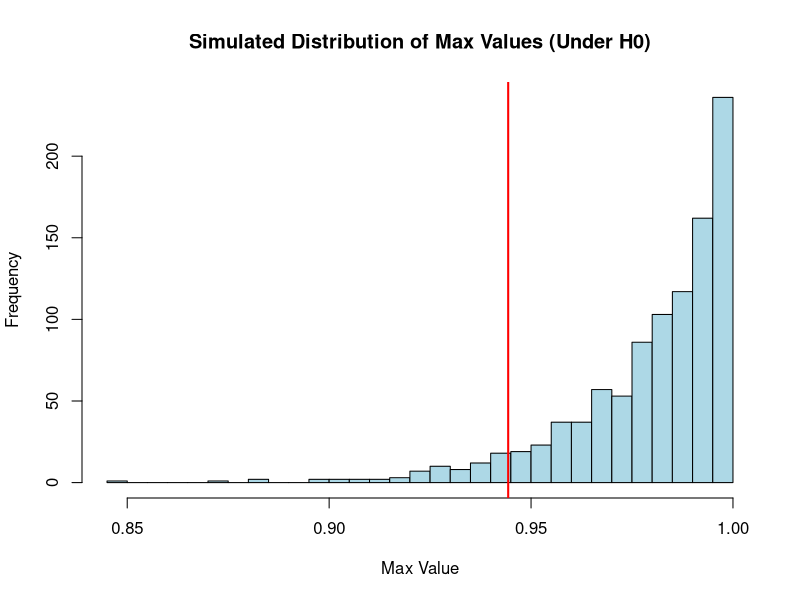
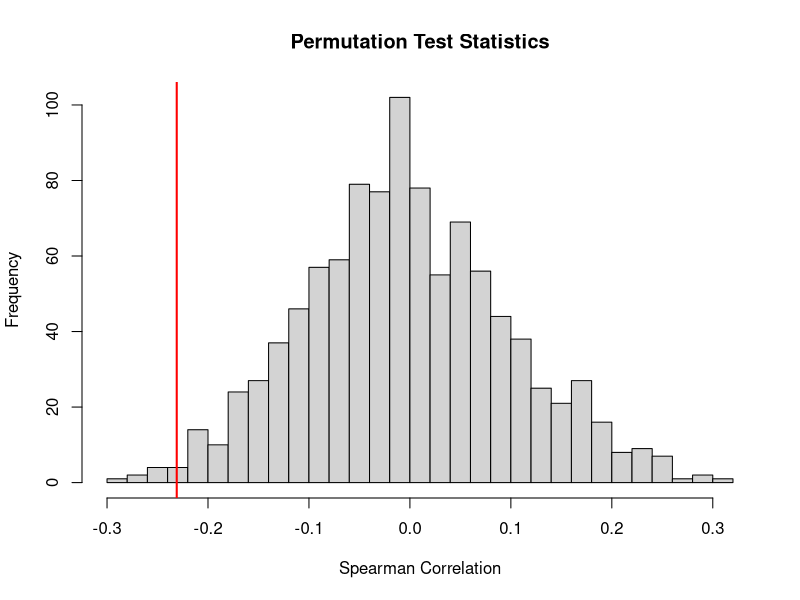

R code for these plots, in order:
## ---- chunk 1
knitr::opts_chunk$set(echo=T,eval=T,message=F,warning=F,fig.align='center')
library(tidyverse)
## ---- chunk 2
flips1 = "HTHTHTHTHTHTHTHTHTHTHTHTHTHTHTHTHTHTHTHTHTHTHTHTHTHTHTHTHTHTHTHTHTHTHTHTHTHTHTHTHTHTHTHTHTHTHTHTHTHTHTHTHTHTHTHTHTHTHTHTHTHTHTHTHTHTHTHTHTHTHTHTHTHTHTHTHTHTHTHTHTHTHTHTHTHTHTHTHTHTHTHTHTHTHTHTHTHTHTHT"

flips2 = "HHHTHTTTHHTHHTHHHTTTTHTHTHHTTHTHHHTHHTHTTTHTHHHTHTTTHTHTHHTHTHTTHTHHTHTHTTTHTHHHTHTHTTHTHTHHTHTHTHHHTHTTTHTHHTHTHTHHTTTHTHHTHHTTTTHTHTHHHTHTTHTHHTHTHTTHTHHTHTHHHTHHHTHTTTHTTHTTTHTHHHTHTHTTHTHHTHHTHTTT"

flips3 = "HHTHTHTTTHTHHHTHHTTTHTHHTHTTTHTHTHHTHTHTTHTHHHHHHTTTHTHTHHTHTTTHTHHTHTHTTTHTHHHTTHTTTHTHTHHHHTHTTHHTTTTTHTHHHTHTHTTTTTHHHTHHTHHTHHHTTTTHTHTHHHTHHTTTTTHTHHHTHTHTHTTTHTHHHTHTHTHTTHTHHTHTHTHTTTTHTHHHTHTH"

flips4 = "HTHHHHHHHTHTTHHTTHHHTHTHTTTHHTHHHTHHTTHTTTTTTTTTHTHHTTTTTHTHTHTHHTTHTTHTTTTTHHHTHTTTHTHTHHHTHTTTTHTHTHHTTHTHTTHHTHTHHHHTHTTHHTTHTTHTTHTHHHHHHTTTTTTHHHTTHTHHHHTTTHTTHHHTTHTHHTTTHHTHHTTTHTHHTHHHTHHTTHHH"

flips5 = "HHHHHHHHHHTTTTTTTTTTHHHHHHHHHHTTTTTTTTTTHHHHHHHHHHTTTTTTTTTTHHHHHHHHHHTTTTTTTTTTHHHHHHHHHHTTTTTTTTTTHHHHHHHHHHTTTTTTTTTTHHHHHHHHHHTTTTTTTTTTHHHHHHHHHHTTTTTTTTTTHHHHHHHHHHTTTTTTTTTTHHHHHHHHHHTTTTTTTTTT"

flips6 = "TTHTTTHTTTTTTTHTHTHTHTTHTTHTHHTHHTTTHHTHTTTHTHHTHHHTHTTHHTHHTTHTHTTTTHTHTTTHHTTTTTTTTHTHHTTHTTTTTTHTHTHTHTTTHTTHHTTHTTTHHTTTHTTHTTTTHTTTTHHTTTHTHTHHHTTTTTTHTHHTTTTTTTTTTTTHHHTTTHHHTTTHTTTHTHTTHTTTTTHT"

# you can use the function below to split the above sequences in vectors of flips
split = function(str) strsplit(str, split="")[[1]]
split(flips1)
## ---- chunk 3
# Function to find the longest run of heads ("H") in a vector of coin flips
longest_heads_run <- function(flips) {
  max_run <- 0   # Variable to store the maximum run of heads
  current_run <- 0  # Variable to count the current run of heads
  
  for (flip in flips) {
    if (flip == "H") {
      current_run <- current_run + 1  # Increment the current run of heads
    } else {
      if (current_run > max_run) {
        max_run <- current_run  # Update max_run if current_run is greater
      }
      current_run <- 0  # Reset the current run if the flip is not heads
    }
  }
  
  # Final check in case the longest run is at the end of the sequence
  if (current_run > max_run) {
    max_run <- current_run
  }
  
  return(max_run)
}

# Example usage
longest_heads_run(split(flips1))
longest_heads_run(split(flips2))
longest_heads_run(split(flips3))
longest_heads_run(split(flips4))
longest_heads_run(split(flips5))
longest_heads_run(split(flips6))

## ---- chunk 4
# Function to simulate fair coin flips and find the longest run of heads
simulate_coin_flips <- function(n_flips) {
  flips <- sample(c("H", "T"), size = n_flips, replace = TRUE)  # Simulate fair coin flips
  return(longest_heads_run(flips))  # Return the longest run of heads
}

# Number of flips in each sequence
n_flips <- 200  # Adjust this to the actual length of your flip sequences

# Monte Carlo simulation to find the average longest run of heads over 10,000 trials
set.seed(123)
n_trials <- 10000
longest_runs <- numeric(n_trials)

for (i in 1:n_trials) {
  longest_runs[i] <- simulate_coin_flips(n_flips)
}

# Calculate the average longest run of heads from the Monte Carlo simulation
average_longest_run <- mean(longest_runs)
print(paste("Average longest run of heads from Monte Carlo simulation (using a fair coin):", average_longest_run))

# Compare with the longest run of heads from each provided sequence 
flips_list <- list(flips1, flips2, flips3, flips4, flips5, flips6)
results <- sapply(flips_list, function(flip_sequence) {
  flips_vector <- split(flip_sequence)
  longest_heads <- longest_heads_run(flips_vector)
  return(longest_heads)
})

# Combine the results
comparison <- data.frame(Sequence = paste0("Flips", 1:6),
                         LongestRun = results,
                         Difference = results - average_longest_run)

# Print comparison results
print(comparison)

## ---- chunk 5
# Calculate p-values for each sequence
p_values <- sapply(results, function(longest_run) {
  # P-value is the proportion of simulated runs that are less than or equal to the longest run
  #mean(longest_runs <= longest_run)
  2 * min(mean(longest_runs >= longest_run), mean(longest_runs <= longest_run))
})

# Combine the results into a data frame
comparison <- data.frame(Sequence = paste0("Flips", 1:6),
                         LongestRun = results,
                         PValue = p_values)

# Print comparison results
print(comparison)


## ---- chunk 6
p_value <- 2 * min(mean(longest_runs >= average_longest_run), mean(longest_runs <= average_longest_run))
p_value


## ---- chunk 7
flips1 = "HTHTHTHTHTHTHTHTHTHTHTHTHTHTHTHTHTHTHTHTHTHTHTHTHTHTHTHTHTHTHTHTHTHTHTHTHTHTHTHTHTHTHTHTHTHTHTHTHTHTHTHTHTHTHTHTHTHTHTHTHTHTHTHTHTHTHTHTHTHTHTHTHTHTHTHTHTHTHTHTHTHTHTHTHTHTHTHTHTHTHTHTHTHTHTHTHTHTHTHT"

flips2 = "HHHTHTTTHHTHHTHHHTTTTHTHTHHTTHTHHHTHHTHTTTHTHHHTHTTTHTHTHHTHTHTTHTHHTHTHTTTHTHHHTHTHTTHTHTHHTHTHTHHHTHTTTHTHHTHTHTHHTTTHTHHTHHTTTTHTHTHHHTHTTHTHHTHTHTTHTHHTHTHHHTHHHTHTTTHTTHTTTHTHHHTHTHTTHTHHTHHTHTTT"

flips3 = "HHTHTHTTTHTHHHTHHTTTHTHHTHTTTHTHTHHTHTHTTHTHHHHHHTTTHTHTHHTHTTTHTHHTHTHTTTHTHHHTTHTTTHTHTHHHHTHTTHHTTTTTHTHHHTHTHTTTTTHHHTHHTHHTHHHTTTTHTHTHHHTHHTTTTTHTHHHTHTHTHTTTHTHHHTHTHTHTTHTHHTHTHTHTTTTHTHHHTHTH"

flips4 = "HTHHHHHHHTHTTHHTTHHHTHTHTTTHHTHHHTHHTTHTTTTTTTTTHTHHTTTTTHTHTHTHHTTHTTHTTTTTHHHTHTTTHTHTHHHTHTTTTHTHTHHTTHTHTTHHTHTHHHHTHTTHHTTHTTHTTHTHHHHHHTTTTTTHHHTTHTHHHHTTTHTTHHHTTHTHHTTTHHTHHTTTHTHHTHHHTHHTTHHH"

flips5 = "HHHHHHHHHHTTTTTTTTTTHHHHHHHHHHTTTTTTTTTTHHHHHHHHHHTTTTTTTTTTHHHHHHHHHHTTTTTTTTTTHHHHHHHHHHTTTTTTTTTTHHHHHHHHHHTTTTTTTTTTHHHHHHHHHHTTTTTTTTTTHHHHHHHHHHTTTTTTTTTTHHHHHHHHHHTTTTTTTTTTHHHHHHHHHHTTTTTTTTTT"

flips6 = "TTHTTTHTTTTTTTHTHTHTHTTHTTHTHHTHHTTTHHTHTTTHTHHTHHHTHTTHHTHHTTHTHTTTTHTHTTTHHTTTTTTTTHTHHTTHTTTTTTHTHTHTHTTTHTTHHTTHTTTHHTTTHTTHTTTTHTTTTHHTTTHTHTHHHTTTTTTHTHHTTTTTTTTTTTTHHHTTTHHHTTTHTTTHTHTTHTTTTTHT"

# you can use the function below to split the above sequences in vectors of flips
split = function(str) strsplit(str, split="")[[1]]
split(flips1)

# Function to calculate autocorrelation for a given lag
autocorrelation <- function(sequence, lag) {
  n <- length(sequence)
  sequence_lagged <- sequence[(lag + 1):n]
  sequence_original <- sequence[1:(n - lag)]
  
  # Compute correlation between original and lagged sequence
  return(cor(sequence_original, sequence_lagged))
}

# Function to calculate the maximum streak length
max_streak_length <- function(sequence) {
  max_streak <- 0
  current_streak <- 1
  
  for (i in 2:length(sequence)) {
    if (sequence[i] == sequence[i - 1]) {
      current_streak <- current_streak + 1
    } else {
      max_streak <- max(max_streak, current_streak)
      current_streak <- 1
    }
  }
  max_streak <- max(max_streak, current_streak) # Handle case when last streak is the longest
  return(max_streak)
}

# Convert coin flips sequences to 0s and 1s (H = 1, T = 0)
convert_to_numeric <- function(sequence) {
  return(as.numeric(sequence == 'H'))
}

# Example sequences
flips1 <- unlist(strsplit("HTHTHTHTHTHTHTHTHTHTHTHTHTHTHTHTHTHTHTHTHTHTHTHTHTHTHTHTHTHTHTHTHTHTHTHTHTHTHTHTHTHTHTHTHTHTHTHTHTHTHTHTHTHTHTHTHTHTHTHTHTHTHTHTHTHTHTHTHTHTHTHTHTHTHTHTHTHTHTHTHTHTHTHTHTHTHTHTHTHTHTHTHTHTHTHTHTHTHTHT", ""))
flips2 <- unlist(strsplit("HHHTHTTTHHTHHTHHHTTTTHTHTHHTTHTHHHTHHTHTTTHTHHHTHTTTHTHTHHTHTHTTHTHHTHTHTTTHTHHHTHTHTTHTHTHHTHTHTHHHTHTTTHTHHTHTHTHHTTTHTHHTHHTTTTHTHTHHHTHTTHTHHTHTHTTHTHHTHTHHHTHHHTHTTTHTTHTTTHTHHHTHTHTTHTHHTHHTHTTT", ""))
flips3 <- unlist(strsplit("HHTHTHTTTHTHHHTHHTTTHTHHTHTTTHTHTHHTHTHTTHTHHHHHHTTTHTHTHHTHTTTHTHHTHTHTTTHTHHHTTHTTTHTHTHHHHTHTTHHTTTTTHTHHHTHTHTTTTTHHHTHHTHHTHHHTTTTHTHTHHHTHHTTTTTHTHHHTHTHTHTTTHTHHHTHTHTHTTHTHHTHTHTHTTTTHTHHHTHTH", ""))
flips4<- unlist(strsplit("HTHHHHHHHTHTTHHTTHHHTHTHTTTHHTHHHTHHTTHTTTTTTTTTHTHHTTTTTHTHTHTHHTTHTTHTTTTTHHHTHTTTHTHTHHHTHTTTTHTHTHHTTHTHTTHHTHTHHHHTHTTHHTTHTTHTTHTHHHHHHTTTTTTHHHTTHTHHHHTTTHTTHHHTTHTHHTTTHHTHHTTTHTHHTHHHTHHTTHHH", ""))
flips5<- unlist(strsplit("HHHHHHHHHHTTTTTTTTTTHHHHHHHHHHTTTTTTTTTTHHHHHHHHHHTTTTTTTTTTHHHHHHHHHHTTTTTTTTTTHHHHHHHHHHTTTTTTTTTTHHHHHHHHHHTTTTTTTTTTHHHHHHHHHHTTTTTTTTTTHHHHHHHHHHTTTTTTTTTTHHHHHHHHHHTTTTTTTTTTHHHHHHHHHHTTTTTTTTTT", ""))
flips6<- unlist(strsplit("TTHTTTHTTTTTTTHTHTHTHTTHTTHTHHTHHTTTHHTHTTTHTHHTHHHTHTTHHTHHTTHTHTTTTHTHTTTHHTTTTTTTTHTHHTTHTTTTTTHTHTHTHTTTHTTHHTTHTTTHHTTTHTTHTTTTHTTTTHHTTTHTHTHHHTTTTTTHTHHTTTTTTTTTTTTHHHTTTHHHTTTHTTTHTHTTHTTTTTHT", ""))

# Convert to numeric
flips1_num <- convert_to_numeric(flips1)
flips2_num <- convert_to_numeric(flips2)
flips3_num <- convert_to_numeric(flips3)
flips4_num <- convert_to_numeric(flips4)
flips5_num <- convert_to_numeric(flips5)
flips6_num <- convert_to_numeric(flips6)


# Calculate autocorrelation for Lag 1 and Lag 2
autocorr_flips1_lag1 <- autocorrelation(flips1_num, 1)
autocorr_flips1_lag2 <- autocorrelation(flips1_num, 2)
autocorr_flips2_lag1 <- autocorrelation(flips2_num, 1)
autocorr_flips2_lag2 <- autocorrelation(flips2_num, 2)

# Calculate max streak length
max_streak_flips1 <- max_streak_length(flips1_num)
max_streak_flips2 <- max_streak_length(flips2_num)
max_streak_flips3 <- max_streak_length(flips3_num)
max_streak_flips4 <- max_streak_length(flips4_num)
max_streak_flips5 <- max_streak_length(flips5_num)
max_streak_flips6 <- max_streak_length(flips6_num)

# Results
cat("Flips1 Autocorrelation (Lag 1):", autocorr_flips1_lag1, "\n")
cat("Flips1 Autocorrelation (Lag 2):", autocorr_flips1_lag2, "\n")
cat("Flips2 Autocorrelation (Lag 1):", autocorr_flips2_lag1, "\n")
cat("Flips2 Autocorrelation (Lag 2):", autocorr_flips2_lag2, "\n")
cat("Flips1 Max Streak Length:", max_streak_flips1, "\n")
cat("Flips2 Max Streak Length:", max_streak_flips2, "\n")
cat("Flips3 Max Streak Length:", max_streak_flips3, "\n")
cat("Flips4 Max Streak Length:", max_streak_flips4, "\n")
cat("Flips5 Max Streak Length:", max_streak_flips5, "\n")
cat("Flips6 Max Streak Length:", max_streak_flips6, "\n")

# Function to simulate coin flips and find max streak length
simulate_max_streak <- function(n_flips) {
  sequence <- sample(c(0, 1), n_flips, replace = TRUE)  # Random sequence (0 = T, 1 = H)
  max_streak_length(sequence)
}
simulate_max_streak(200)
# Simulate max streak lengths for many random sequences

n_simulations <- 10000
n_flips <- 200
simulated_streaks <- replicate(n_simulations, simulate_max_streak(n_flips))

# Compare observed max streaks with simulated distribution
observed_streaks <- c(1, 4, 6, 9, 10, 12)

# Calculate the proportion of simulated streaks that are longer than or equal to each observed streak
p_values <- sapply(observed_streaks, function(obs) mean(simulated_streaks >= obs))

# Results
cat("P-values for each observed streak length:", p_values, "\n")

## ---- chunk 8
X <- read.csv("uniform_sample.csv")$x
head(X)
## ---- chunk 9
n <- 50  # Sample size
M <- 1000  # Number of simulations

# Simulate the maximum values of uniform distribution over [0,1]
sim_max <- replicate(M, max(runif(n, 0, 1)))
#sim_max
mean(sim_max) # mean of the maxes of the simulated sequences

# Observed max from the sample
obs_max<- max(X)
obs_max

# Calculate the p-value simulated max greater than observed
p_value <- mean(sim_max >= obs_max)
p_value

# Plot the histogram
hist(sim_max, breaks = 30, main = "Simulated Distribution of Max Values (Under H0)",
     xlab = "Max Value", col = "lightblue")

# Add a red line at the observed max value
abline(v = obs_max, col = "red", lwd = 2)

## ---- chunk 10
blurtle <- read.csv("blurtle.csv")

#blurtle
#blurtle$tries
#mean(blurtle$tries)
#var(blurtle$tries)

# Compute observed test statistic
observed_stat <- cor(blurtle$day, blurtle$tries, method = "spearman")

# Permutation test function
perm_test <- function(data, n_perm = 1000) {
  perm_stats <- numeric(n_perm)
  
  for (i in 1:n_perm) {
    perm_data <- data
    perm_data$tries <- sample(perm_data$tries)
    perm_stats[i] <- cor(perm_data$day, perm_data$tries, method = "spearman")
  }
  
  return(perm_stats)
}

set.seed(123)
perm_stats <- perm_test(blurtle)

# Calculate p-value
p_value <- (sum(abs(perm_stats) >= abs(observed_stat)) + 1) / (length(perm_stats) + 1)

# Plot distribution of permutation test statistics
hist(perm_stats, main = "Permutation Test Statistics", xlab = "Spearman Correlation", breaks = 30)
abline(v = observed_stat, col = "red", lwd = 2)

# Print results
print(paste("Observed test statistic: ", observed_stat))
print(paste("P-value: ", p_value))
